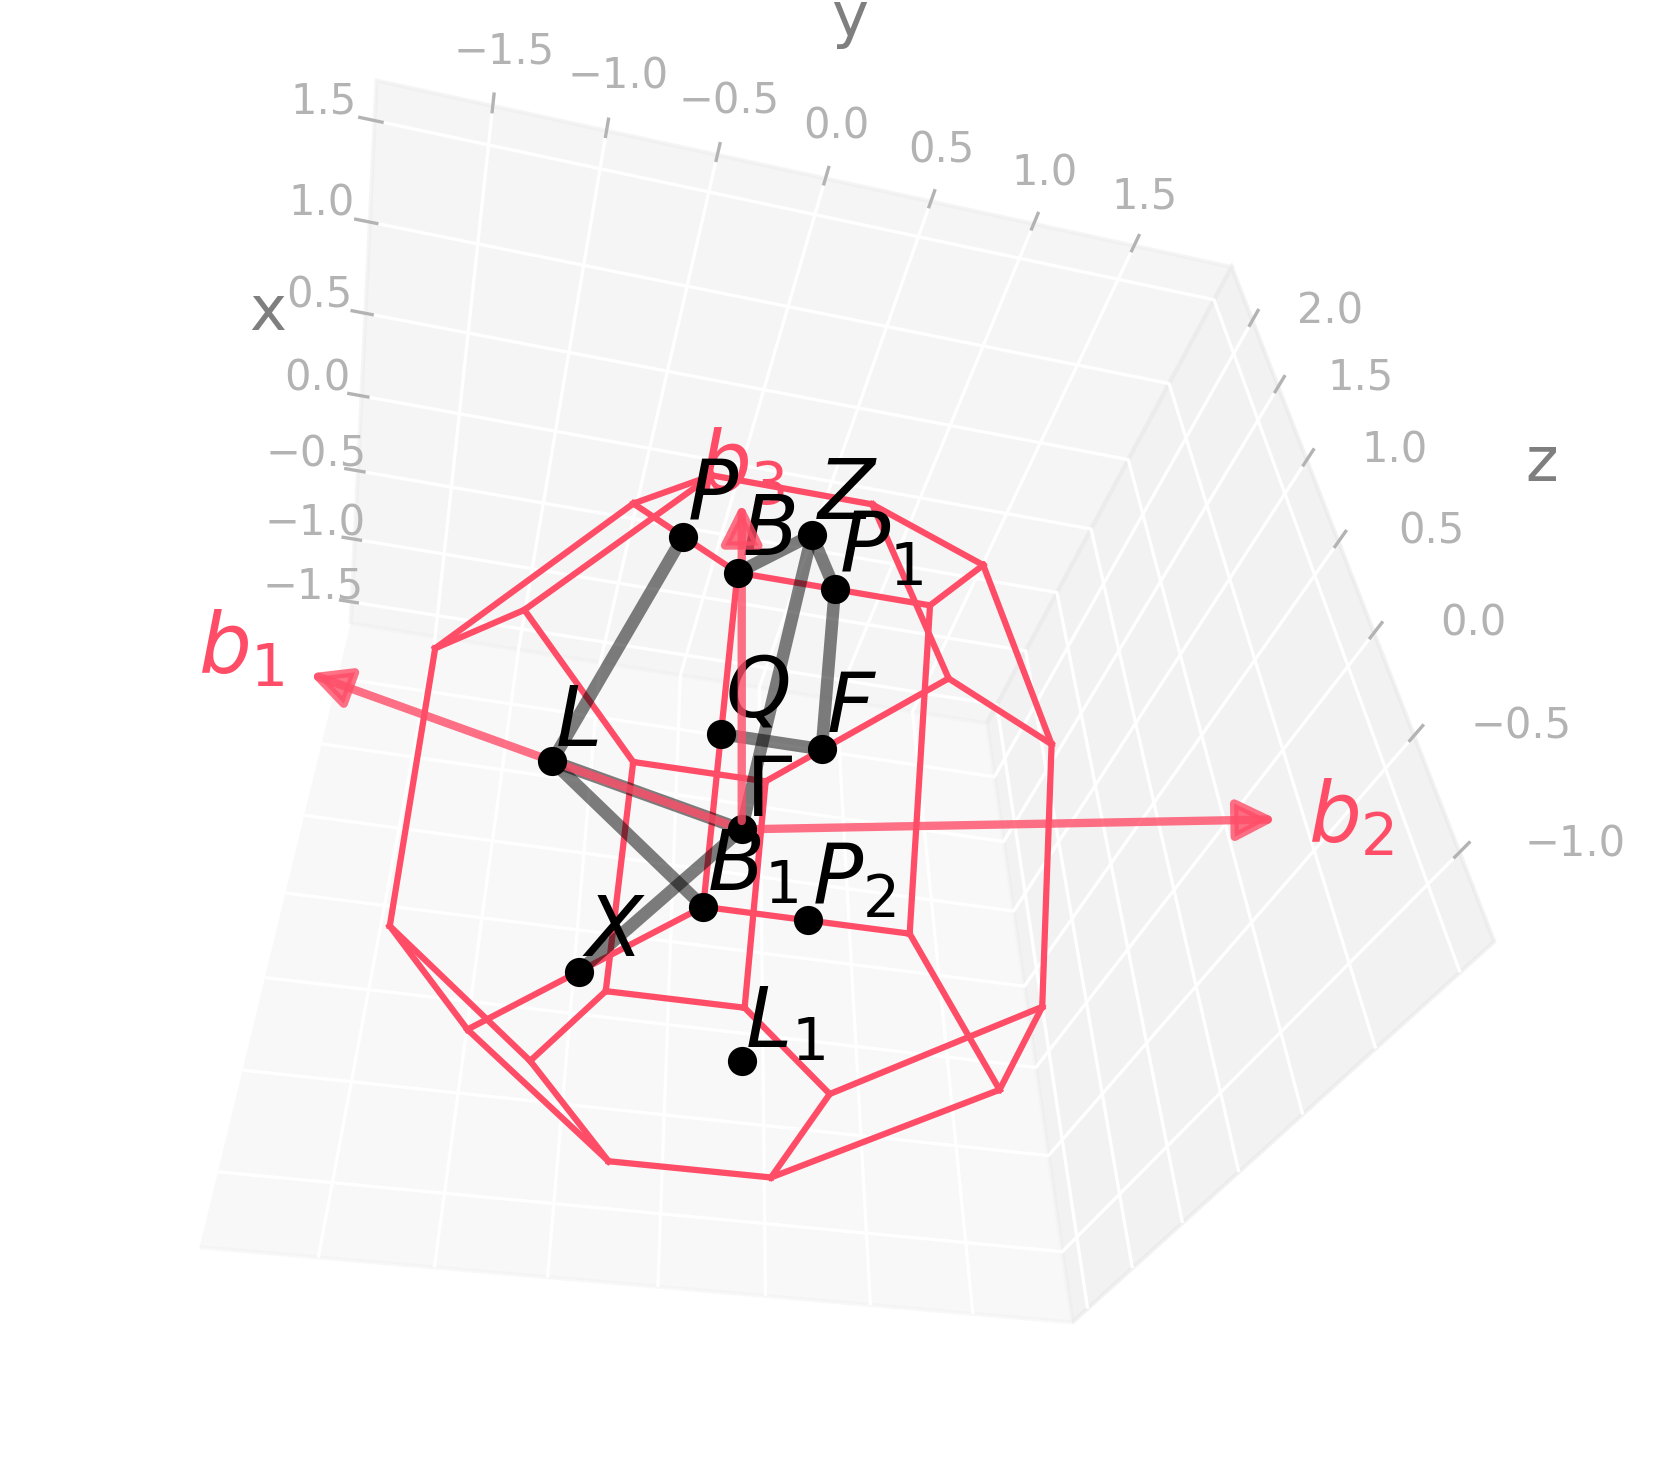

Source code (Python):
import radtools as rad

l = rad.lattice_example(f"RHL1")
l.plot("brillouin-kpath")
# Save an image:
l.savefig(
    "rhl1_brillouin.png",
    elev=-41,
    azim=-13,
    dpi=300,
   bbox_inches="tight",
)
# Interactive plot:
l.show(elev=-41, azim=-13)
